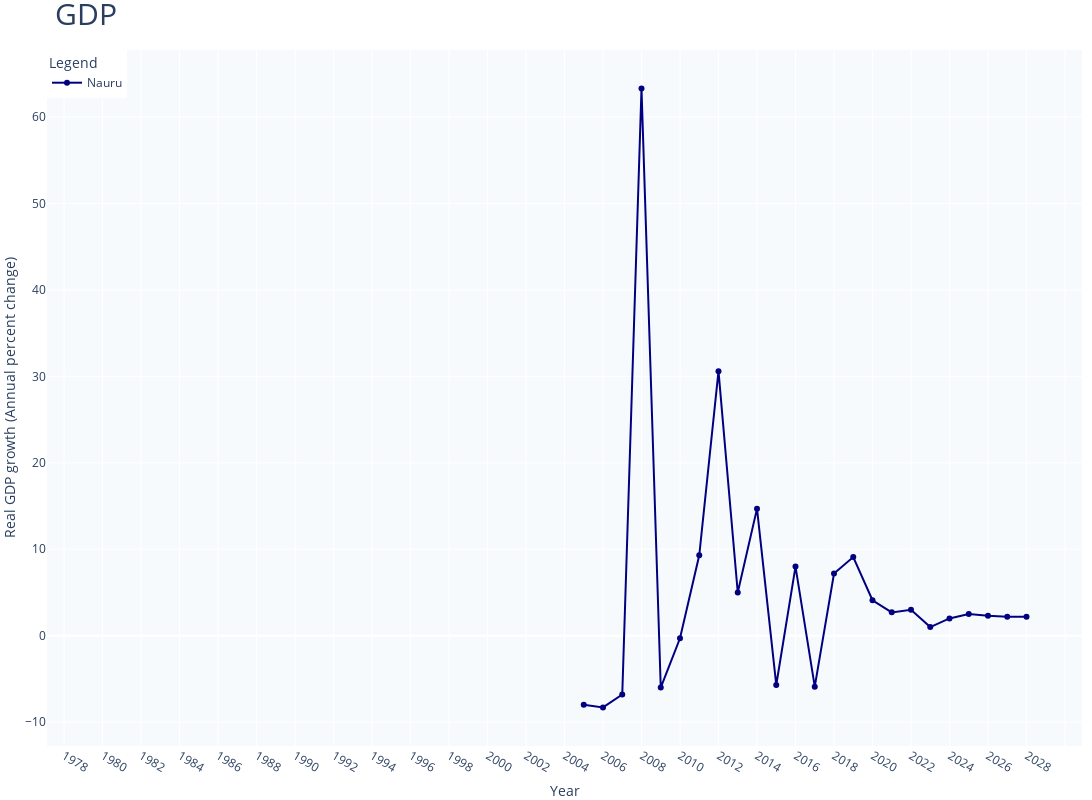

The notebook cell saved with this chart:
### Code cell
# list_selection = countrys_05_to_06
# countrys_05_to_06 = countrys_05_to_06.insert(0, 'year')
# graficos(df_null[countrys_05_to_06],list_selection,columna_y='Real GDP growth (Annual percent change)')
plot_gdp(df_null,countrys_05_to_06)

### Figure 1 — Plotly figure (JSON) as saved in the notebook; plotly's stock layout.template omitted (floating-point values rounded to 4 significant figures)
{"data": [{"marker": {"color": "navy"}, "mode": "lines+markers", "name": "Nauru", "type": "scatter", "x": [1980, 1981, 1982, 1983, 1984, 1985, 1986, 1987, 1988, 1989, 1990, 1991, 1992, 1993, 1994, 1995, 1996, 1997, 1998, 1999, 2000, 2001, 2002, 2003, 2004, 2005, 2006, 2007, 2008, 2009, 2010, 2011, 2012, 2013, 2014, 2015, 2016, 2017, 2018, 2019, 2020, 2021, 2022, 2023, 2024, 2025, 2026, 2027, 2028], "y": [null, null, null, null, null, null, null, null, null, null, null, null, null, null, null, null, null, null, null, null, null, null, null, null, null, -8, -8.3, -6.8, 63.3, -6, -0.3, 9.3, 30.6, 5, 14.7, -5.7, 8, -5.9, 7.2, 9.1, 4.1, 2.7, 3, 1, 2, 2.5, 2.3, 2.2, 2.2]}], "layout": {"height": 800, "legend": {"title": {"text": "Legend"}, "x": 0, "y": 1}, "margin": {"b": 0, "l": 0, "r": 0, "t": 50}, "plot_bgcolor": "#F7FAFC", "showlegend": true, "title": {"font": {"size": 30}, "text": "GDP"}, "width": 1200, "xaxis": {"dtick": "2", "tickangle": 30, "title": {"text": "Year"}}, "yaxis": {"tickformat": ",.0f", "title": {"text": "Real GDP growth (Annual percent change)"}}}}
